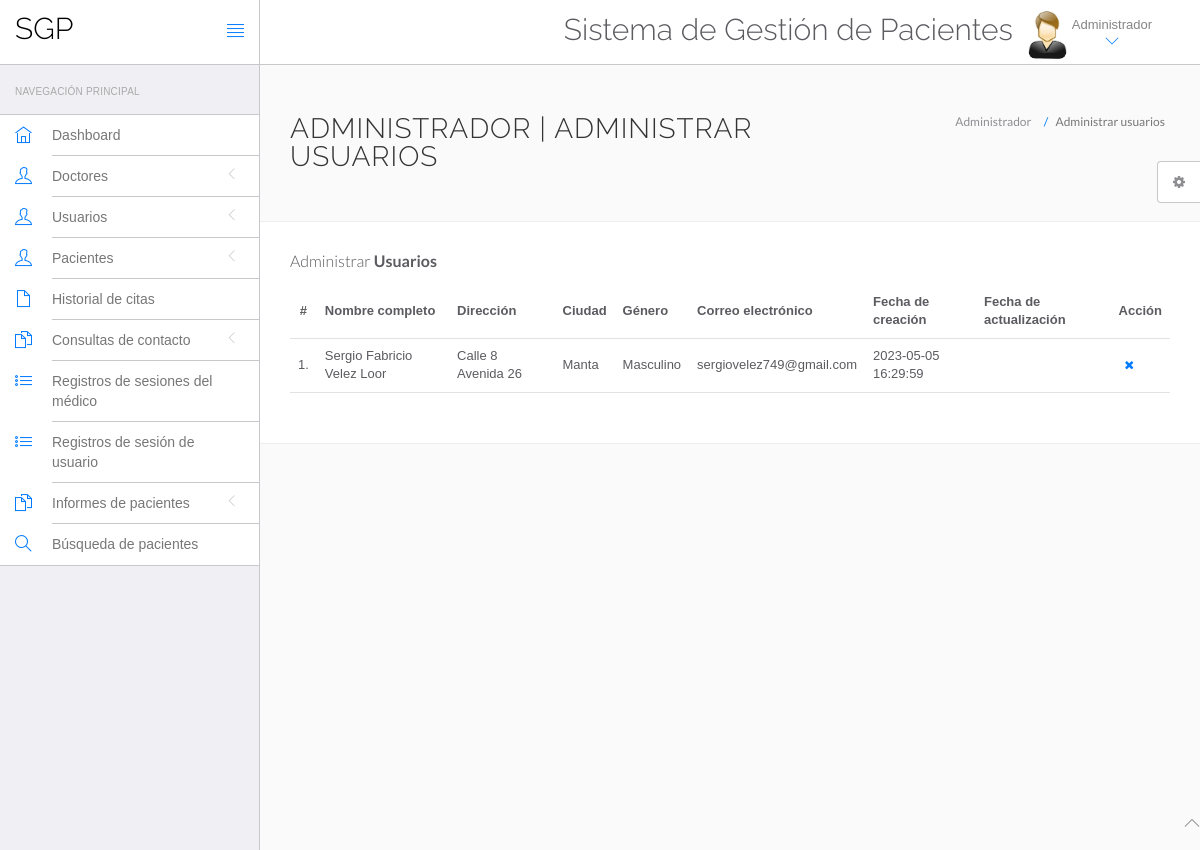
/hms/admin/manage-users.php (signed in), run on the app's committed database.
### tables this page shows
CREATE TABLE `users` (
  `id` int(11) NOT NULL,
  `fullName` varchar(255) DEFAULT NULL,
  `address` longtext DEFAULT NULL,
  `city` varchar(255) DEFAULT NULL,
  `gender` varchar(255) DEFAULT NULL,
  `email` varchar(255) DEFAULT NULL,
  `password` varchar(255) DEFAULT NULL,
  `regDate` timestamp NULL DEFAULT current_timestamp(),
  `updationDate` timestamp NULL DEFAULT NULL ON UPDATE current_timestamp()
);

### hms/admin/manage-users.php (the view, shortened to what this page needs)
<?php
include('include/config.php');
?>
<!DOCTYPE html>
<html lang="en">
<head>
    <link rel="stylesheet" href="vendor/bootstrap/css/bootstrap.min.css">
    <link rel="stylesheet" href="vendor/fontawesome/css/font-awesome.min.css">
    <link rel="stylesheet" href="vendor/themify-icons/themify-icons.min.css">
    <link href="vendor/animate.css/animate.min.css" rel="stylesheet" media="screen">
    <link href="vendor/perfect-scrollbar/perfect-scrollbar.min.css" rel="stylesheet" media="screen">
    <link href="vendor/switchery/switchery.min.css" rel="stylesheet" media="screen">
    <link href="vendor/bootstrap-touchspin/jquery.bootstrap-touchspin.min.css" rel="stylesheet" media="screen">
    <link href="vendor/select2/select2.min.css" rel="stylesheet" media="screen">
    <link href="vendor/bootstrap-datepicker/bootstrap-datepicker3.standalone.min.css" rel="stylesheet" media="screen">
    <link href="vendor/bootstrap-timepicker/bootstrap-timepicker.min.css" rel="stylesheet" media="screen">
    <link rel="stylesheet" href="assets/css/styles.css">
    <link rel="stylesheet" href="assets/css/plugins.css">
    <link rel="stylesheet" href="assets/css/themes/theme-1.css" id="skin_color" />
</head>
<body>
    <div id="app">
        <?php include('include/sidebar.php');?>
        <div class="app-content">
            <?php include('include/header.php');?>
            <div class="main-content">
                <div class="wrap-content container" id="container">
                    <section id="page-title">
                        <div class="row">
                            <div class="col-sm-8">
                                <h1 class="mainTitle">Administrador | Administrar usuarios</h1>
                            </div>
                            <ol class="breadcrumb">
                                <li>
                                    <span>Administrador</span>
                                </li>
                                <li class="active">
                                    <span>Administrar usuarios</span>
                                </li>
                            </ol>
                        </div>
                    </section>
                    <div class="container-fluid container-fullw bg-white">
                        <div class="row">
                            <div class="col-md-12">
                                <h5 class="over-title margin-bottom-15">Administrar <span
                                        class="text-bold">Usuarios</span>
                                </h5>
                                <table class="table table-hover" id="sample-table-1">
                                    <thead>
                                        <tr>
                                            <th class="center">#</th>
                                            <th>Nombre completo</th>
                                            <th class="hidden-xs">Dirección</th>
                                            <th>Ciudad</th>
                                            <th>Género</th>
                                            <th>Correo electrónico </th>
                                            <th>Fecha de creación </th>
                                            <th>Fecha de actualización </th>
                                            <th>Acción</th>
                                        </tr>
                                    </thead>
                                    <tbody>
                                        <?php
$sql=mysqli_query($con,"select * from users");
$cnt=1;
while($row=mysqli_fetch_array($sql))
{
?>
                                        <tr>
                                            <td class="center"><?php echo $cnt;?>.</td>
                                            <td class="hidden-xs"><?php echo $row['fullName'];?></td>
                                            <td><?php echo $row['address'];?></td>
                                            <td><?php echo $row['city'];?>
                                            </td>
                                            <td><?php echo $row['gender'];?></td>
                                            <td><?php echo $row['email'];?></td>
                                            <td><?php echo $row['regDate'];?></td>
                                            <td><?php echo $row['updationDate'];?>
                                            </td>
                                            <td>
                                                <div class="visible-md visible-lg hidden-sm hidden-xs">
                                                    <a href="manage-users.php?id=<?php echo $row['id']?>&del=delete"
                                                        onClick="return confirm('¿Estás seguro de que quieres eliminar?')"
                                                        class="btn btn-transparent btn-xs tooltips"
                                                        tooltip-placement="top" tooltip="Remove"><i
                                                            class="fa fa-times fa fa-white"></i></a>
                                                </div>
                                            </td>
                                        </tr>
                                        <?php
$cnt=$cnt+1;
											 }?>
                                    </tbody>
                                </table>
                            </div>
                        </div>
                    </div>
                </div>
            </div>
        </div>
    </div>
    <?php include('include/footer.php');?>
    <?php include('include/setting.php');?>
</body>
</html>

### hms/admin/assets/css/themes/theme-1.css (style rules this page uses)
body { background: #FAFAFA; }

### data on the page
users: fullName "Sergio Fabricio Velez Loor", address "Calle 8 Avenida 26", city "Manta", gender "Masculino", email "sergiovelez749@gmail.com", regDate "2023-05-05 16:29:59"
